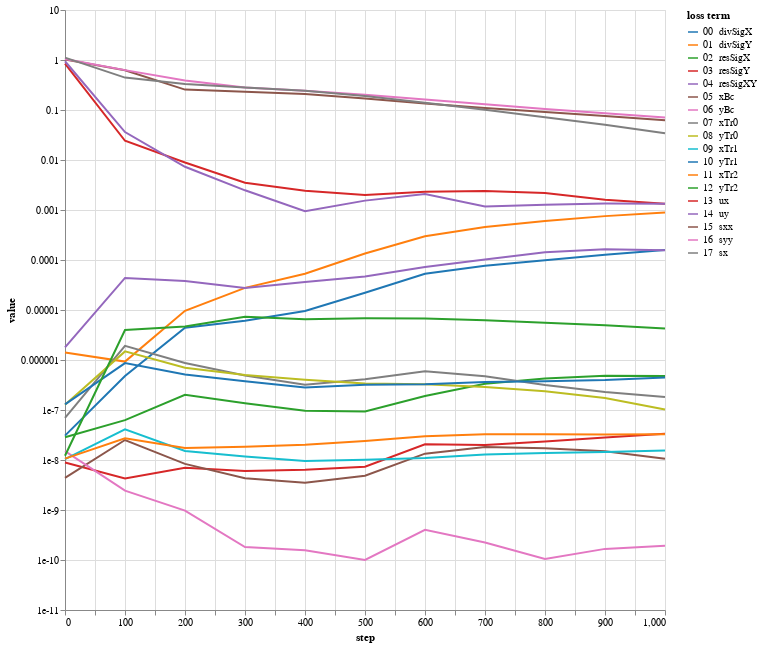

The cell this chart's notebook holds for it:
### Code cell
bcNames = ['xBc','yBc','xTr0','yTr0','xTr1','yTr1','xTr2','yTr2','ux','uy','sxx','syy','sx']
# lines = alt.Chart(pd.DataFrame({'step':[1000,3000,4000]})).mark_rule(color='gray').encode(x='step:Q')
lossPlot(losshistory, bcNames, dropFirstStep=True).properties(width=600, height=600)

### Figure 1 — Vega-Lite specification as saved in the notebook (floating-point values rounded to 4 significant figures)
{"config": {"view": {"continuousWidth": 400, "continuousHeight": 300}}, "data": {"name": "data-ff45710fc599928fe53e9426a12f546a"}, "mark": "line", "encoding": {"color": {"type": "nominal", "field": "loss term", "scale": {"scheme": "category10"}, "sort": ["00  divSigX", "01  divSigY", "02  resSigX", "03  resSigY", "04  resSigXY", "05  xBc", "06  yBc", "07  xTr0", "08  yTr0", "09  xTr1", "10  yTr1", "11  xTr2", "12  yTr2", "13  ux", "14  uy", "15  sxx", "16  syy", "17  sx"]}, "tooltip": [{"type": "nominal", "field": "loss term"}, {"type": "quantitative", "field": "value"}, {"type": "quantitative", "field": "step"}], "x": {"type": "quantitative", "field": "step"}, "y": {"type": "quantitative", "field": "value", "scale": {"type": "log"}}}, "height": 600, "transform": [{"fold": ["00  divSigX", "01  divSigY", "02  resSigX", "03  resSigY", "04  resSigXY", "05  xBc", "06  yBc", "07  xTr0", "08  yTr0", "09  xTr1", "10  yTr1", "11  xTr2", "12  yTr2", "13  ux", "14  uy", "15  sxx", "16  syy", "17  sx"], "as": ["loss term", "value"]}], "width": 600, "$schema": "https://vega.github.io/schema/vega-lite/v4.8.1.json", "datasets": {"data-ff45710fc599928fe53e9426a12f546a": [{"00  divSigX": 3.078e-08, "01  divSigY": 1.416e-06, "02  resSigX": 2.855e-08, "03  resSigY": 8.889e-09, "04  resSigXY": 1.795e-06, "05  xBc": 4.405e-09, "06  yBc": 1.505e-08, "07  xTr0": 6.929e-08, "08  yTr0": 1.275e-07, "09  xTr1": 1.042e-08, "10  yTr1": 1.297e-07, "11  xTr2": 1.064e-08, "12  yTr2": 1.214e-08, "13  ux": 0.847, "14  uy": 0.9441, "15  sxx": 1.02, "16  syy": 1.045, "17  sx": 1.116, "step": 0}, {"00  divSigX": 4.767e-07, "01  divSigY": 9.288e-07, "02  resSigX": 6.258e-08, "03  resSigY": 4.269e-09, "04  resSigXY": 4.38e-05, "05  xBc": 2.51e-08, "06  yBc": 2.435e-09, "07  xTr0": 1.914e-06, "08  yTr0": 1.485e-06, "09  xTr1": 4.123e-08, "10  yTr1": 8.67e-07, "11  xTr2": 2.726e-08, "12  yTr2": 3.968e-06, "13  ux": 0.02423, "14  uy": 0.03627, "15  sxx": 0.6253, "16  syy": 0.6273, "17  sx": 0.4447, "step": 100}, {"00  divSigX": 4.43e-06, "01  divSigY": 9.615e-06, "02  resSigX": 2.015e-07, "03  resSigY": 7.029e-09, "04  resSigXY": 3.783e-05, "05  xBc": 8.37e-09, "06  yBc": 9.724e-10, "07  xTr0": 8.707e-07, "08  yTr0": 6.975e-07, "09  xTr1": 1.513e-08, "10  yTr1": 5.152e-07, "11  xTr2": 1.743e-08, "12  yTr2": 4.671e-06, "13  ux": 0.008902, "14  uy": 0.007317, "15  sxx": 0.2556, "16  syy": 0.3898, "17  sx": 0.3327, "step": 200}, {"00  divSigX": 6.088e-06, "01  divSigY": 2.774e-05, "02  resSigX": 1.358e-07, "03  resSigY": 6.018e-09, "04  resSigXY": 2.762e-05, "05  xBc": 4.312e-09, "06  yBc": 1.817e-10, "07  xTr0": 4.881e-07, "08  yTr0": 5.01e-07, "09  xTr1": 1.178e-08, "10  yTr1": 3.739e-07, "11  xTr2": 1.85e-08, "12  yTr2": 7.34e-06, "13  ux": 0.003518, "14  uy": 0.002476, "15  sxx": 0.2329, "16  syy": 0.2833, "17  sx": 0.2825, "step": 300}, {"00  divSigX": 9.548e-06, "01  divSigY": 5.317e-05, "02  resSigX": 9.617e-08, "03  resSigY": 6.412e-09, "04  resSigXY": 3.638e-05, "05  xBc": 3.509e-09, "06  yBc": 1.567e-10, "07  xTr0": 3.209e-07, "08  yTr0": 4.046e-07, "09  xTr1": 9.509e-09, "10  yTr1": 2.819e-07, "11  xTr2": 2.021e-08, "12  yTr2": 6.541e-06, "13  ux": 0.002439, "14  uy": 0.0009414, "15  sxx": 0.2091, "16  syy": 0.242, "17  sx": 0.2416, "step": 400}, {"00  divSigX": 2.207e-05, "01  divSigY": 0.0001351, "02  resSigX": 9.318e-08, "03  resSigY": 7.322e-09, "04  resSigXY": 4.69e-05, "05  xBc": 4.863e-09, "06  yBc": 9.995e-11, "07  xTr0": 4.117e-07, "08  yTr0": 3.391e-07, "09  xTr1": 1.009e-08, "10  yTr1": 3.194e-07, "11  xTr2": 2.409e-08, "12  yTr2": 6.802e-06, "13  ux": 0.001991, "14  uy": 0.00154, "15  sxx": 0.1691, "16  syy": 0.2016, "17  sx": 0.1897, "step": 500}, {"00  divSigX": 5.292e-05, "01  divSigY": 0.0002973, "02  resSigX": 1.904e-07, "03  resSigY": 2.058e-08, "04  resSigXY": 7.276e-05, "05  xBc": 1.341e-08, "06  yBc": 4.001e-10, "07  xTr0": 5.923e-07, "08  yTr0": 3.256e-07, "09  xTr1": 1.095e-08, "10  yTr1": 3.256e-07, "11  xTr2": 2.976e-08, "12  yTr2": 6.736e-06, "13  ux": 0.002325, "14  uy": 0.002092, "15  sxx": 0.1349, "16  syy": 0.1625, "17  sx": 0.1401, "step": 600}, {"00  divSigX": 7.681e-05, "01  divSigY": 0.0004553, "02  resSigX": 3.351e-07, "03  resSigY": 2.002e-08, "04  resSigXY": 0.0001018, "05  xBc": 1.818e-08, "06  yBc": 2.23e-10, "07  xTr0": 4.748e-07, "08  yTr0": 2.869e-07, "09  xTr1": 1.292e-08, "10  yTr1": 3.628e-07, "11  xTr2": 3.256e-08, "12  yTr2": 6.238e-06, "13  ux": 0.002412, "14  uy": 0.001174, "15  sxx": 0.1098, "16  syy": 0.131, "17  sx": 0.101, "step": 700}, {"00  divSigX": 9.865e-05, "01  divSigY": 0.0006001, "02  resSigX": 4.244e-07, "03  resSigY": 2.331e-08, "04  resSigXY": 0.0001426, "05  xBc": 1.721e-08, "06  yBc": 1.046e-10, "07  xTr0": 3.147e-07, "08  yTr0": 2.365e-07, "09  xTr1": 1.387e-08, "10  yTr1": 3.754e-07, "11  xTr2": 3.266e-08, "12  yTr2": 5.578e-06, "13  ux": 0.002179, "14  uy": 0.001281, "15  sxx": 0.09169, "16  syy": 0.1053, "17  sx": 0.07166, "step": 800}, {"00  divSigX": 0.0001275, "01  divSigY": 0.0007543, "02  resSigX": 4.815e-07, "03  resSigY": 2.821e-08, "04  resSigXY": 0.0001644, "05  xBc": 1.489e-08, "06  yBc": 1.669e-10, "07  xTr0": 2.282e-07, "08  yTr0": 1.74e-07, "09  xTr1": 1.447e-08, "10  yTr1": 3.96e-07, "11  xTr2": 3.236e-08, "12  yTr2": 4.927e-06, "13  ux": 0.001606, "14  uy": 0.00135, "15  sxx": 0.07584, "16  syy": 0.0862, "17  sx": 0.0509, "step": 900}, {"00  divSigX": 0.000158, "01  divSigY": 0.0008914, "02  resSigX": 4.8e-07, "03  resSigY": 3.349e-08, "04  resSigXY": 0.0001572, "05  xBc": 1.06e-08, "06  yBc": 1.926e-10, "07  xTr0": 1.812e-07, "08  yTr0": 1.019e-07, "09  xTr1": 1.55e-08, "10  yTr1": 4.472e-07, "11  xTr2": 3.267e-08, "12  yTr2": 4.272e-06, "13  ux": 0.001327, "14  uy": 0.001341, "15  sxx": 0.06246, "16  syy": 0.0707, "17  sx": 0.03427, "step": 1000}]}}
